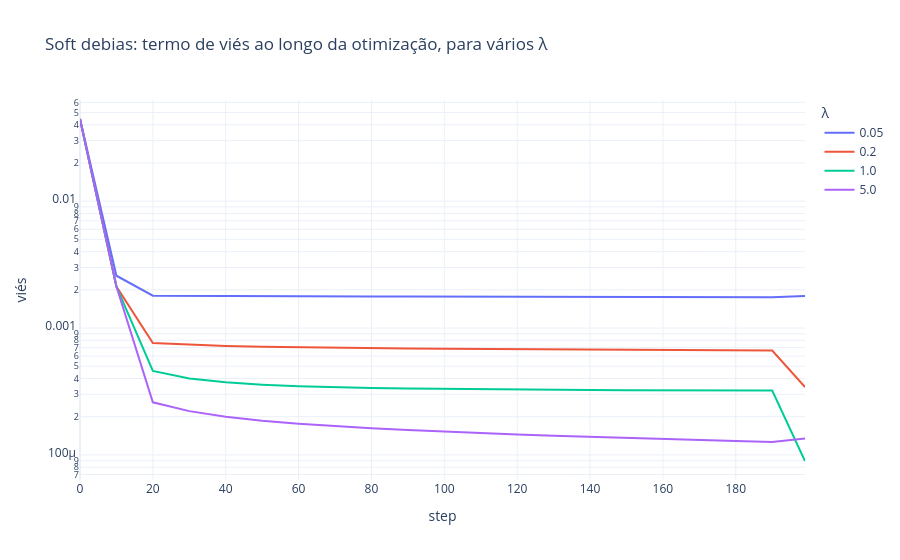

The notebook cell saved with this chart:
### Code cell
import plotly.express as px
h = pd.concat([pd.DataFrame(v).assign(λ=str(k)) for k, v in hists.items()])
fig = px.line(h, x="step", y="viés", color="λ", log_y=True, template="plotly_white", title="Soft debias: termo de viés ao longo da otimização, para vários λ")
fig.show()

### Figure 1 — Plotly figure (JSON) as saved in the notebook; plotly's stock layout.template omitted (floating-point values rounded to 4 significant figures)
{"data": [{"hovertemplate": "λ=0.05<br>step=%{x}<br>viés=%{y}<extra></extra>", "legendgroup": "0.05", "line": {"color": "#636efa", "dash": "solid"}, "marker": {"symbol": "circle"}, "mode": "lines", "name": "0.05", "orientation": "v", "showlegend": true, "type": "scatter", "x": [0, 10, 20, 30, 40, 50, 60, 70, 80, 90, 100, 110, 120, 130, 140, 150, 160, 170, 180, 190, 199], "xaxis": "x", "y": [0.04439, 0.002582, 0.001799, 0.00179, 0.001784, 0.001779, 0.001775, 0.001772, 0.00177, 0.001767, 0.001765, 0.001763, 0.001761, 0.001759, 0.001757, 0.001756, 0.001754, 0.001752, 0.001751, 0.001749, 0.001787], "yaxis": "y"}, {"hovertemplate": "λ=0.2<br>step=%{x}<br>viés=%{y}<extra></extra>", "legendgroup": "0.2", "line": {"color": "#EF553B", "dash": "solid"}, "marker": {"symbol": "circle"}, "mode": "lines", "name": "0.2", "orientation": "v", "showlegend": true, "type": "scatter", "x": [0, 10, 20, 30, 40, 50, 60, 70, 80, 90, 100, 110, 120, 130, 140, 150, 160, 170, 180, 190, 199], "xaxis": "x", "y": [0.04439, 0.002123, 0.0007601, 0.0007346, 0.0007197, 0.0007107, 0.0007035, 0.0006977, 0.0006927, 0.0006885, 0.0006848, 0.0006815, 0.0006786, 0.000676, 0.0006737, 0.0006716, 0.0006697, 0.0006679, 0.0006663, 0.0006648, 0.0003428], "yaxis": "y"}, {"hovertemplate": "λ=1.0<br>step=%{x}<br>viés=%{y}<extra></extra>", "legendgroup": "1.0", "line": {"color": "#00cc96", "dash": "solid"}, "marker": {"symbol": "circle"}, "mode": "lines", "name": "1.0", "orientation": "v", "showlegend": true, "type": "scatter", "x": [0, 10, 20, 30, 40, 50, 60, 70, 80, 90, 100, 110, 120, 130, 140, 150, 160, 170, 180, 190, 199], "xaxis": "x", "y": [0.04439, 0.002114, 0.0004588, 0.0004003, 0.0003732, 0.0003578, 0.0003481, 0.0003415, 0.0003369, 0.0003334, 0.0003307, 0.0003286, 0.000327, 0.0003257, 0.0003246, 0.0003236, 0.0003229, 0.0003222, 0.0003217, 0.0003212, 8.948e-05], "yaxis": "y"}, {"hovertemplate": "λ=5.0<br>step=%{x}<br>viés=%{y}<extra></extra>", "legendgroup": "5.0", "line": {"color": "#ab63fa", "dash": "solid"}, "marker": {"symbol": "circle"}, "mode": "lines", "name": "5.0", "orientation": "v", "showlegend": true, "type": "scatter", "x": [0, 10, 20, 30, 40, 50, 60, 70, 80, 90, 100, 110, 120, 130, 140, 150, 160, 170, 180, 190, 199], "xaxis": "x", "y": [0.04439, 0.002121, 0.0002597, 0.0002212, 0.0001997, 0.0001858, 0.0001758, 0.0001682, 0.000162, 0.0001568, 0.0001523, 0.0001483, 0.0001447, 0.0001415, 0.0001385, 0.0001357, 0.0001332, 0.0001308, 0.0001285, 0.0001264, 0.0001349], "yaxis": "y"}], "layout": {"legend": {"title": {"text": "λ"}, "tracegroupgap": 0}, "title": {"text": "Soft debias: termo de viés ao longo da otimização, para vários λ"}, "xaxis": {"anchor": "y", "domain": [0.0, 1.0], "title": {"text": "step"}}, "yaxis": {"anchor": "x", "domain": [0.0, 1.0], "title": {"text": "viés"}, "type": "log"}}}
